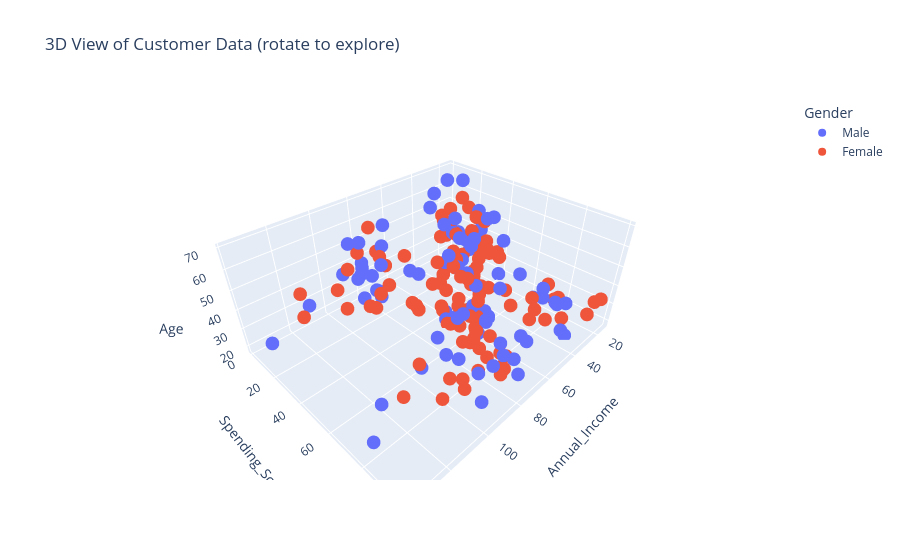

This figure's notebook cell:
### Markdown cell above
### 3.3 Interactive 3-D View

### Code cell
fig = px.scatter_3d(df,
                    x='Annual_Income',
                    y='Spending_Score',
                    z='Age',
                    color='Gender',
                    title='3D View of Customer Data (rotate to explore)')
fig.show()

### Figure 1 — Plotly figure (JSON) as saved in the notebook; plotly's stock layout.template omitted (floating-point values rounded to 4 significant figures)
{"data": [{"hovertemplate": "Gender=Male<br>Annual_Income=%{x}<br>Spending_Score=%{y}<br>Age=%{z}<extra></extra>", "legendgroup": "Male", "marker": {"color": "#636efa", "symbol": "circle"}, "mode": "markers", "name": "Male", "scene": "scene", "showlegend": true, "type": "scatter3d", "x": [15, 15, 19, 19, 20, 20, 21, 23, 24, 24, 25, 28, 28, 30, 33, 33, 38, 39, 42, 43, 43, 44, 46, 46, 46, 48, 48, 48, 49, 54, 54, 54, 54, 54, 54, 54, 59, 60, 60, 61, 61, 62, 62, 62, 63, 63, 63, 63, 64, 67, 69, 71, 71, 71, 71, 71, 71, 73, 73, 74, 75, 77, 77, 77, 78, 78, 78, 78, 78, 81, 85, 86, 87, 87, 87, 87, 87, 88, 88, 93, 93, 98, 99, 101, 113, 126, 137, 137], "y": [39, 81, 3, 14, 13, 79, 66, 29, 35, 73, 73, 82, 61, 4, 4, 92, 92, 36, 60, 60, 41, 46, 46, 56, 55, 51, 59, 59, 55, 47, 54, 48, 51, 55, 41, 46, 41, 49, 52, 42, 49, 59, 55, 56, 46, 43, 48, 52, 46, 56, 91, 35, 95, 11, 75, 9, 75, 5, 73, 10, 93, 12, 97, 36, 90, 17, 88, 1, 1, 5, 26, 20, 63, 13, 75, 10, 92, 15, 69, 14, 90, 15, 97, 68, 8, 74, 18, 83], "z": [19, 21, 64, 67, 37, 22, 20, 52, 35, 25, 31, 29, 35, 60, 53, 18, 24, 48, 33, 59, 47, 69, 53, 70, 19, 63, 18, 19, 70, 59, 26, 40, 57, 38, 67, 48, 18, 48, 24, 48, 20, 67, 26, 49, 54, 68, 66, 65, 19, 27, 39, 43, 40, 59, 38, 47, 39, 20, 32, 19, 32, 25, 28, 48, 34, 43, 39, 37, 34, 19, 50, 42, 32, 40, 28, 36, 36, 58, 27, 59, 35, 46, 30, 28, 33, 32, 32, 30]}, {"hovertemplate": "Gender=Female<br>Annual_Income=%{x}<br>Spending_Score=%{y}<br>Age=%{z}<extra></extra>", "legendgroup": "Female", "marker": {"color": "#EF553B", "symbol": "circle"}, "mode": "markers", "name": "Female", "scene": "scene", "showlegend": true, "type": "scatter3d", "x": [16, 16, 17, 17, 18, 18, 19, 19, 20, 20, 21, 23, 25, 28, 28, 29, 29, 30, 33, 33, 34, 34, 37, 37, 38, 39, 39, 39, 40, 40, 40, 40, 42, 43, 43, 44, 46, 47, 47, 48, 48, 48, 49, 50, 50, 54, 54, 54, 54, 54, 57, 57, 58, 58, 59, 60, 60, 60, 60, 62, 62, 62, 63, 63, 64, 65, 65, 65, 65, 67, 67, 67, 69, 70, 70, 72, 72, 73, 73, 74, 75, 76, 76, 77, 78, 78, 78, 78, 78, 78, 78, 79, 79, 81, 85, 86, 87, 88, 88, 97, 97, 98, 99, 101, 103, 103, 103, 103, 113, 120, 120, 126], "y": [6, 77, 40, 76, 6, 94, 72, 99, 15, 77, 35, 98, 5, 14, 32, 31, 87, 73, 14, 81, 17, 73, 26, 75, 35, 61, 28, 65, 55, 47, 42, 42, 52, 54, 45, 50, 51, 52, 59, 50, 48, 47, 42, 49, 56, 53, 52, 42, 44, 57, 58, 55, 60, 46, 55, 40, 42, 47, 50, 41, 48, 42, 50, 54, 42, 48, 50, 43, 59, 43, 57, 40, 58, 29, 77, 34, 71, 88, 7, 72, 5, 40, 87, 74, 22, 20, 76, 16, 89, 78, 73, 35, 83, 93, 75, 95, 27, 13, 86, 32, 86, 88, 39, 24, 17, 85, 23, 69, 91, 16, 79, 28], "z": [20, 23, 31, 22, 35, 23, 30, 35, 58, 24, 35, 35, 46, 54, 45, 40, 23, 21, 49, 21, 42, 30, 36, 20, 65, 31, 49, 24, 50, 27, 29, 31, 49, 31, 50, 51, 27, 67, 54, 43, 68, 32, 47, 60, 60, 45, 23, 49, 46, 21, 55, 22, 34, 50, 68, 40, 32, 47, 27, 23, 49, 21, 66, 19, 38, 18, 19, 63, 49, 51, 50, 38, 40, 23, 31, 25, 31, 29, 44, 35, 57, 28, 32, 32, 34, 44, 38, 47, 27, 30, 30, 56, 29, 31, 36, 33, 36, 52, 30, 37, 32, 29, 41, 54, 41, 36, 34, 32, 38, 47, 35, 45]}], "layout": {"legend": {"title": {"text": "Gender"}, "tracegroupgap": 0}, "scene": {"domain": {"x": [0, 1], "y": [0, 1]}, "xaxis": {"title": {"text": "Annual_Income"}}, "yaxis": {"title": {"text": "Spending_Score"}}, "zaxis": {"title": {"text": "Age"}}}, "title": {"text": "3D View of Customer Data (rotate to explore)"}}}
